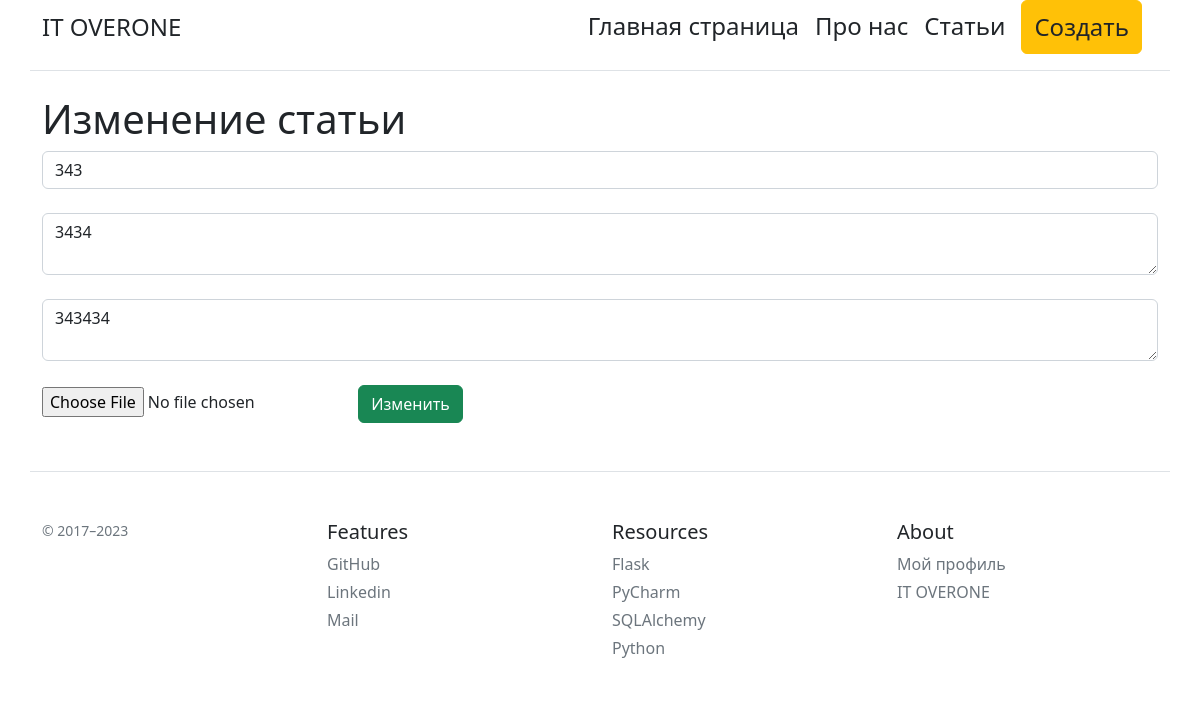
The page /posts/23/update on the database its author committed.
### app.py (models this page shows, shortened)
class Article(db.Model):
    id=db.Column(db.Integer, primary_key=True) #номер статьи
    title=db.Column(db.String(100), nullable=False) #название статьи
    intro=db.Column(db.String(100), nullable=False) #
    text=db.Column(db.Text, nullable=False) #текст статьи
    date=db.Column(db.DateTime, default=datetime.utcnow) #дата и время публикации
    file=db.Column(db.Text, nullable=False)

### app.py (the view)
@app.route('/posts/<int:id>/update',methods=['POST','GET'])
def post_update(id):
    article=Article.query.get(id)
    if request.method=='POST':
        article.file = request.files['file']
        article.title=request.form['title']
        article.intro = request.form['intro']
        article.text = request.form['text']
        if article.file and allowed_file(article.file.filename):
            filename = secure_filename(article.file.filename)
        article.file.save(os.path.join(app.config['UPLOAD_FOLDER'], filename))
        dirname = os.path.dirname(app.config['UPLOAD_FOLDER'])
        article.file=os.path.join(dirname+'/'+filename)
        try:
            db.session.commit()
            return redirect('/posts')
        except:
            return 'При изменении статьи произошла ошибка'
    else:
        article=Article.query.get(id)
        return render_template('post_update.html',article=article)

### templates/post_update.html (shortened to what this page needs)
{% extends 'base.html' %}
{% block body %}
<div class="container" xmlns="http://www.w3.org/1999/html">
    <h1>Изменение статьи</h1>
<form action="" method="post" enctype=multipart/form-data>
    <input type="text" name="title" id="title" class="container form-control" value="{{ article.title }}" placeholder="Введите название статьи"><br>
    <textarea  name="intro" id="intro" class="container form-control"  placeholder="Введите анонс">{{ article.intro }}</textarea><br>
    <textarea  name="text" id="text" class="container form-control"  placeholder="Введите текст статьи">{{ article.text }}</textarea><br>
    <input type="file" name="file" id="file" >
    <input type="submit" class="btn btn-success" value="Изменить">
</form>
</div>
{% endblock %}

### rows shown on the page
Article: title "343", intro "3434", text "343434"
